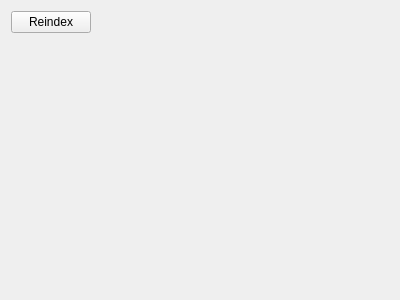
<?xml version="1.0" encoding="UTF-8"?>
<ui version="4.0">
 <class>ClangIndexingProjectSettingsWidget</class>
 <widget class="QWidget" name="ClangIndexingProjectSettingsWidget">
  <property name="geometry">
   <rect>
    <x>0</x>
    <y>0</y>
    <width>400</width>
    <height>300</height>
   </rect>
  </property>
  <property name="windowTitle">
   <string>Form</string>
  </property>
  <layout class="QVBoxLayout" name="verticalLayout">
   <item>
    <layout class="QHBoxLayout" name="horizontalLayout">
     <property name="sizeConstraint">
      <enum>QLayout::SetDefaultConstraint</enum>
     </property>
     <item>
      <widget class="QPushButton" name="reindexButton">
       <property name="sizePolicy">
        <sizepolicy hsizetype="Minimum" vsizetype="Fixed">
         <horstretch>0</horstretch>
         <verstretch>0</verstretch>
        </sizepolicy>
       </property>
       <property name="text">
        <string>Reindex</string>
       </property>
      </widget>
     </item>
     <item>
      <spacer name="horizontalSpacer">
       <property name="orientation">
        <enum>Qt::Horizontal</enum>
       </property>
       <property name="sizeType">
        <enum>QSizePolicy::Expanding</enum>
       </property>
       <property name="sizeHint" stdset="0">
        <size>
         <width>40</width>
         <height>20</height>
        </size>
       </property>
      </spacer>
     </item>
    </layout>
   </item>
   <item>
    <widget class="ClangPchManager::PreprocessorMacroWidget" name="preprocessorMacrosWidget" native="true">
     <property name="sizePolicy">
      <sizepolicy hsizetype="Preferred" vsizetype="Expanding">
       <horstretch>0</horstretch>
       <verstretch>0</verstretch>
      </sizepolicy>
     </property>
    </widget>
   </item>
  </layout>
 </widget>
 <customwidgets>
  <customwidget>
   <class>ClangPchManager::PreprocessorMacroWidget</class>
   <extends>QWidget</extends>
   <header>preprocessormacrowidget.h</header>
   <container>1</container>
  </customwidget>
 </customwidgets>
 <resources/>
 <connections/>
</ui>
